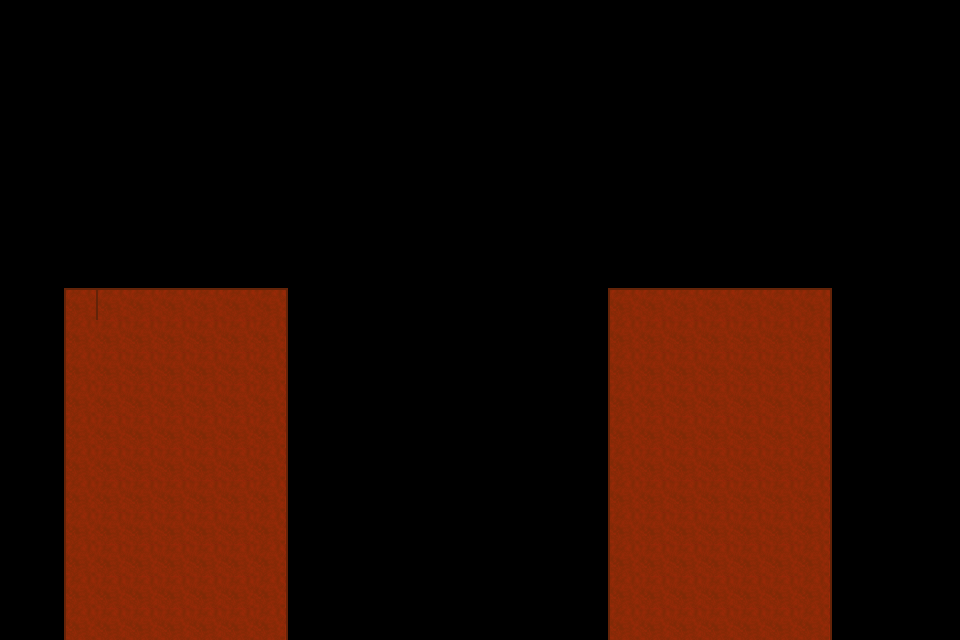

The image is a tile-based game level rendered from a .tmx file. Its description and complete source (layers, tilesets, objects, tile grids) follow:
An orthogonal 30x20 tile map with 32x32 px tiles, 1 tile layer (Ground), 1 hidden layer not drawn, 2 tilesets and 12 objects (4x spikePirahna, 3x Light, Lizard, SceneSwitch, Door, ...).

<map version="1.10" tiledversion="1.10.2" orientation="orthogonal" renderorder="right-down" width="30" height="20" tilewidth="32" tileheight="32" infinite="0" nextlayerid="4" nextobjectid="83">
 <editorsettings>
  <export target="../maps/IntroCutscene.tmj" format="json" />
 </editorsettings>
 <tileset firstgid="1" name="MarkingTile" tilewidth="32" tileheight="32" tilecount="1" columns="1">
  <image source="../sampleTile.png" width="32" height="32" />
  <tile id="0">
   <properties>
    <property name="collides" type="bool" value="true" />
   </properties>
  </tile>
 </tileset>
 <tileset firstgid="2" name="AquaTile" tilewidth="32" tileheight="32" tilecount="100" columns="10">
  <image source="../StaticImages/tilesheet.png" width="320" height="320" />
  <tile id="0">
   <properties>
    <property name="collides" type="bool" value="false" />
   </properties>
  </tile>
  <tile id="1">
   <properties>
    <property name="collides" type="bool" value="true" />
   </properties>
  </tile>
  <tile id="2">
   <properties>
    <property name="collides" type="bool" value="true" />
   </properties>
  </tile>
  <tile id="3">
   <properties>
    <property name="collides" type="bool" value="true" />
   </properties>
  </tile>
  <tile id="4">
   <properties>
    <property name="collides" type="bool" value="false" />
   </properties>
  </tile>
  <tile id="5">
   <properties>
    <property name="collides" type="bool" value="true" />
   </properties>
  </tile>
  <tile id="6">
   <properties>
    <property name="collides" type="bool" value="true" />
   </properties>
  </tile>
  <tile id="7">
   <properties>
    <property name="collides" type="bool" value="true" />
   </properties>
  </tile>
  <tile id="8">
   <properties>
    <property name="collides" type="bool" value="false" />
   </properties>
  </tile>
  <tile id="9">
   <properties>
    <property name="collides" type="bool" value="false" />
   </properties>
  </tile>
  <tile id="10">
   <properties>
    <property name="collides" type="bool" value="false" />
   </properties>
  </tile>
  <tile id="11">
   <properties>
    <property name="collides" type="bool" value="true" />
   </properties>
  </tile>
  <tile id="12">
   <properties>
    <property name="collides" type="bool" value="true" />
   </properties>
  </tile>
  <tile id="13">
   <properties>
    <property name="collides" type="bool" value="true" />
   </properties>
  </tile>
  <tile id="14">
   <properties>
    <property name="collides" type="bool" value="false" />
   </properties>
  </tile>
  <tile id="15">
   <properties>
    <property name="collides" type="bool" value="true" />
   </properties>
  </tile>
  <tile id="16">
   <properties>
    <property name="collides" type="bool" value="true" />
   </properties>
  </tile>
  <tile id="17">
   <properties>
    <property name="collides" type="bool" value="true" />
   </properties>
  </tile>
  <tile id="18">
   <properties>
    <property name="collides" type="bool" value="false" />
   </properties>
  </tile>
  <tile id="19">
   <properties>
    <property name="collides" type="bool" value="false" />
   </properties>
  </tile>
  <tile id="20">
   <properties>
    <property name="collides" type="bool" value="false" />
   </properties>
  </tile>
  <tile id="21">
   <properties>
    <property name="collides" type="bool" value="true" />
   </properties>
  </tile>
  <tile id="22">
   <properties>
    <property name="collides" type="bool" value="true" />
   </properties>
  </tile>
  <tile id="23">
   <properties>
    <property name="collides" type="bool" value="true" />
   </properties>
  </tile>
  <tile id="24">
   <properties>
    <property name="collides" type="bool" value="false" />
   </properties>
  </tile>
  <tile id="25">
   <properties>
    <property name="collides" type="bool" value="true" />
   </properties>
  </tile>
  <tile id="26">
   <properties>
    <property name="collides" type="bool" value="true" />
   </properties>
  </tile>
  <tile id="27">
   <properties>
    <property name="collides" type="bool" value="true" />
   </properties>
  </tile>
  <tile id="28">
   <properties>
    <property name="collides" type="bool" value="false" />
   </properties>
  </tile>
  <tile id="29">
   <properties>
    <property name="collides" type="bool" value="false" />
   </properties>
  </tile>
  <tile id="30">
   <properties>
    <property name="collides" type="bool" value="false" />
   </properties>
  </tile>
  <tile id="31">
   <properties>
    <property name="collides" type="bool" value="false" />
   </properties>
  </tile>
  <tile id="32">
   <properties>
    <property name="collides" type="bool" value="false" />
   </properties>
  </tile>
  <tile id="33">
   <properties>
    <property name="collides" type="bool" value="false" />
   </properties>
  </tile>
  <tile id="34">
   <properties>
    <property name="collides" type="bool" value="false" />
   </properties>
  </tile>
  <tile id="35">
   <properties>
    <property name="collides" type="bool" value="false" />
   </properties>
  </tile>
  <tile id="36">
   <properties>
    <property name="collides" type="bool" value="false" />
   </properties>
  </tile>
  <tile id="37">
   <properties>
    <property name="collides" type="bool" value="false" />
   </properties>
  </tile>
  <tile id="38">
   <properties>
    <property name="collides" type="bool" value="false" />
   </properties>
  </tile>
  <tile id="39">
   <properties>
    <property name="collides" type="bool" value="false" />
   </properties>
  </tile>
  <tile id="40">
   <properties>
    <property name="collides" type="bool" value="false" />
   </properties>
  </tile>
  <tile id="41">
   <properties>
    <property name="collides" type="bool" value="true" />
   </properties>
  </tile>
  <tile id="42">
   <properties>
    <property name="collides" type="bool" value="true" />
   </properties>
  </tile>
  <tile id="43">
   <properties>
    <property name="collides" type="bool" value="true" />
   </properties>
  </tile>
  <tile id="44">
   <properties>
    <property name="collides" type="bool" value="false" />
   </properties>
  </tile>
  <tile id="45">
   <properties>
    <property name="collides" type="bool" value="false" />
   </properties>
  </tile>
  <tile id="46">
   <properties>
    <property name="collides" type="bool" value="false" />
   </properties>
  </tile>
  <tile id="47">
   <properties>
    <property name="collides" type="bool" value="false" />
   </properties>
  </tile>
  <tile id="48">
   <properties>
    <property name="collides" type="bool" value="false" />
   </properties>
  </tile>
  <tile id="49">
   <properties>
    <property name="collides" type="bool" value="false" />
   </properties>
  </tile>
  <tile id="50">
   <properties>
    <property name="collides" type="bool" value="false" />
   </properties>
  </tile>
  <tile id="51">
   <properties>
    <property name="collides" type="bool" value="true" />
   </properties>
  </tile>
  <tile id="52">
   <properties>
    <property name="collides" type="bool" value="true" />
   </properties>
  </tile>
  <tile id="53">
   <properties>
    <property name="collides" type="bool" value="true" />
   </properties>
  </tile>
  <tile id="54">
   <properties>
    <property name="collides" type="bool" value="false" />
   </properties>
  </tile>
  <tile id="55">
   <properties>
    <property name="collides" type="bool" value="false" />
   </properties>
  </tile>
  <tile id="56">
   <properties>
    <property name="collides" type="bool" value="false" />
   </properties>
  </tile>
  <tile id="57">
   <properties>
    <property name="collides" type="bool" value="false" />
   </properties>
  </tile>
  <tile id="58">
   <properties>
    <property name="collides" type="bool" value="false" />
   </properties>
  </tile>
  <tile id="59">
   <properties>
    <property name="collides" type="bool" value="false" />
   </properties>
  </tile>
  <tile id="60">
   <properties>
    <property name="collides" type="bool" value="false" />
   </properties>
  </tile>
  <tile id="61">
   <properties>
    <property name="collides" type="bool" value="true" />
   </properties>
  </tile>
  <tile id="62">
   <properties>
    <property name="collides" type="bool" value="true" />
   </properties>
  </tile>
  <tile id="63">
   <properties>
    <property name="collides" type="bool" value="true" />
   </properties>
  </tile>
  <tile id="64">
   <properties>
    <property name="collides" type="bool" value="false" />
   </properties>
  </tile>
  <tile id="65">
   <properties>
    <property name="collides" type="bool" value="false" />
   </properties>
  </tile>
  <tile id="66">
   <properties>
    <property name="collides" type="bool" value="false" />
   </properties>
  </tile>
  <tile id="67">
   <properties>
    <property name="collides" type="bool" value="false" />
   </properties>
  </tile>
  <tile id="68">
   <properties>
    <property name="collides" type="bool" value="false" />
   </properties>
  </tile>
  <tile id="69">
   <properties>
    <property name="collides" type="bool" value="false" />
   </properties>
  </tile>
  <tile id="70">
   <properties>
    <property name="collides" type="bool" value="false" />
   </properties>
  </tile>
  <tile id="71">
   <properties>
    <property name="collides" type="bool" value="false" />
   </properties>
  </tile>
  <tile id="72">
   <properties>
    <property name="collides" type="bool" value="false" />
   </properties>
  </tile>
  <tile id="73">
   <properties>
    <property name="collides" type="bool" value="false" />
   </properties>
  </tile>
  <tile id="74">
   <properties>
    <property name="collides" type="bool" value="false" />
   </properties>
  </tile>
  <tile id="75">
   <properties>
    <property name="collides" type="bool" value="false" />
   </properties>
  </tile>
  <tile id="76">
   <properties>
    <property name="collides" type="bool" value="false" />
   </properties>
  </tile>
  <tile id="77">
   <properties>
    <property name="collides" type="bool" value="false" />
   </properties>
  </tile>
  <tile id="78">
   <properties>
    <property name="collides" type="bool" value="false" />
   </properties>
  </tile>
  <tile id="79">
   <properties>
    <property name="collides" type="bool" value="false" />
   </properties>
  </tile>
  <tile id="80">
   <properties>
    <property name="collides" type="bool" value="false" />
   </properties>
  </tile>
  <tile id="81">
   <properties>
    <property name="collides" type="bool" value="false" />
   </properties>
  </tile>
  <tile id="82">
   <properties>
    <property name="collides" type="bool" value="false" />
   </properties>
  </tile>
  <tile id="83">
   <properties>
    <property name="collides" type="bool" value="false" />
   </properties>
  </tile>
  <tile id="84">
   <properties>
    <property name="collides" type="bool" value="false" />
   </properties>
  </tile>
  <tile id="85">
   <properties>
    <property name="collides" type="bool" value="false" />
   </properties>
  </tile>
  <tile id="86">
   <properties>
    <property name="collides" type="bool" value="false" />
   </properties>
  </tile>
  <tile id="87">
   <properties>
    <property name="collides" type="bool" value="false" />
   </properties>
  </tile>
  <tile id="88">
   <properties>
    <property name="collides" type="bool" value="false" />
   </properties>
  </tile>
  <tile id="89">
   <properties>
    <property name="collides" type="bool" value="false" />
   </properties>
  </tile>
  <tile id="90">
   <properties>
    <property name="collides" type="bool" value="false" />
   </properties>
  </tile>
  <tile id="91">
   <properties>
    <property name="collides" type="bool" value="false" />
   </properties>
  </tile>
  <tile id="92">
   <properties>
    <property name="collides" type="bool" value="false" />
   </properties>
  </tile>
  <tile id="93">
   <properties>
    <property name="collides" type="bool" value="false" />
   </properties>
  </tile>
  <tile id="94">
   <properties>
    <property name="collides" type="bool" value="false" />
   </properties>
  </tile>
  <tile id="95">
   <properties>
    <property name="collides" type="bool" value="false" />
   </properties>
  </tile>
  <tile id="96">
   <properties>
    <property name="collides" type="bool" value="false" />
   </properties>
  </tile>
  <tile id="97">
   <properties>
    <property name="collides" type="bool" value="false" />
   </properties>
  </tile>
  <tile id="98">
   <properties>
    <property name="collides" type="bool" value="false" />
   </properties>
  </tile>
  <tile id="99">
   <properties>
    <property name="collides" type="bool" value="false" />
   </properties>
  </tile>
 </tileset>
 <layer id="1" name="Blocking" width="30" height="20" visible="0">
  <data encoding="csv">
1,1,1,1,1,1,1,1,1,1,1,1,1,1,1,1,1,1,1,1,1,1,1,1,1,1,1,1,1,1,
1,1,1,1,1,1,1,1,1,1,1,1,1,1,1,1,1,1,1,1,1,1,1,1,1,0,0,0,0,0,
1,0,0,1,1,1,1,1,1,1,1,1,1,1,1,1,1,1,1,1,1,1,1,0,0,0,0,0,0,0,
1,0,0,0,0,0,0,0,0,0,0,0,0,0,0,0,0,0,0,0,0,0,0,0,0,0,0,0,0,0,
1,0,0,0,0,0,0,0,0,0,0,0,0,0,0,0,0,0,0,0,0,0,0,0,0,0,0,0,0,0,
1,0,0,0,0,0,0,0,0,0,0,0,0,0,0,0,0,0,0,0,0,0,0,0,0,0,0,0,0,0,
1,1,1,1,1,1,1,1,1,1,1,1,1,1,1,1,1,1,1,1,1,1,1,1,1,1,1,1,1,1,
1,1,1,1,1,1,1,1,1,0,1,1,1,0,0,0,0,0,0,0,0,0,0,0,0,0,0,0,0,0,
1,1,1,1,1,1,1,1,0,0,0,1,0,0,0,0,0,0,0,0,0,0,0,0,0,0,0,0,0,0,
1,0,0,0,0,0,0,0,0,0,0,1,0,0,0,0,0,0,0,0,0,0,0,0,0,0,0,0,0,0,
1,0,0,0,0,0,0,0,0,0,0,1,0,0,0,0,0,0,0,0,1,0,0,0,0,0,0,0,0,0,
1,0,0,0,0,0,0,0,0,0,0,1,0,0,0,0,0,0,0,0,1,0,0,0,1,1,1,1,1,1,
1,0,0,0,0,0,0,0,0,0,0,1,0,0,0,0,0,0,0,0,1,0,0,0,0,0,1,1,1,1,
1,0,0,0,0,0,0,0,0,0,0,0,0,0,0,0,0,0,0,0,1,0,0,0,1,1,1,1,1,1,
1,0,0,0,0,0,0,0,0,0,0,0,0,0,0,0,0,0,0,0,1,1,1,1,1,1,1,1,1,1,
1,0,0,0,0,0,0,0,0,0,0,0,0,0,0,0,0,0,0,0,1,1,1,1,1,1,1,1,1,1,
0,0,0,0,0,0,0,0,0,0,0,0,0,0,0,0,0,0,0,0,1,1,1,1,1,1,1,1,1,1,
1,1,1,1,1,1,1,1,1,1,1,1,1,1,1,1,1,1,1,1,1,1,1,1,1,1,1,1,1,1,
1,1,1,1,1,1,1,1,1,1,1,1,1,1,1,1,1,1,1,1,1,1,1,1,1,1,1,1,1,1,
1,1,1,1,1,1,1,1,1,1,1,1,1,1,1,1,1,1,1,1,1,1,1,1,1,1,1,1,1,1
</data>
 </layer>
 <layer id="3" name="Ground" width="30" height="20">
  <data encoding="csv">
0,0,0,0,0,0,0,0,0,0,0,0,0,0,0,0,0,0,0,0,0,0,0,0,0,0,0,0,0,0,
0,0,0,0,0,0,0,0,0,0,0,0,0,0,0,0,0,0,0,0,0,0,0,0,0,0,0,0,0,0,
0,0,0,0,0,0,0,0,0,0,0,0,0,0,0,0,0,0,0,0,0,0,0,0,0,0,0,0,0,0,
0,0,0,0,0,0,0,0,0,0,0,0,0,0,0,0,0,0,0,0,0,0,0,0,0,0,0,0,0,0,
0,0,0,0,0,0,0,0,0,0,0,0,0,0,0,0,0,0,0,0,0,0,0,0,0,0,0,12,0,0,
0,0,0,0,0,0,0,0,0,0,0,0,0,0,0,0,0,0,0,0,0,0,0,0,0,0,0,12,0,0,
0,0,0,0,0,0,0,0,0,0,0,0,0,0,0,0,0,0,0,0,0,0,0,0,0,0,0,0,0,0,
0,0,0,0,0,0,0,0,0,0,0,0,0,0,0,0,0,0,0,0,0,0,0,0,0,0,0,0,0,0,
0,0,0,0,0,0,0,0,0,0,0,0,0,0,0,0,0,0,0,0,0,0,0,0,0,0,0,0,0,0,
0,0,7,7,8,8,8,8,9,0,0,0,0,0,0,0,0,0,0,7,8,8,8,8,8,9,0,0,0,0,
0,0,17,18,18,18,18,18,19,0,0,0,0,0,0,0,0,0,0,17,18,18,18,18,18,19,0,0,0,0,
0,0,17,18,18,18,18,18,19,0,0,0,0,0,0,0,0,0,0,17,18,18,18,18,18,19,0,0,0,0,
0,0,17,18,18,18,18,18,19,0,0,0,0,0,0,0,0,0,0,17,18,18,18,18,18,19,0,0,0,0,
0,0,17,18,18,18,18,18,19,0,0,0,0,0,0,0,0,0,0,17,18,18,18,18,18,19,0,0,0,0,
0,0,17,18,18,18,18,18,19,0,0,0,0,0,0,0,0,0,0,17,18,18,18,18,18,19,0,0,0,0,
0,0,17,18,18,18,18,18,19,0,0,0,0,0,0,0,0,0,0,17,18,18,18,18,18,19,0,0,0,0,
0,0,17,18,18,18,18,18,19,0,0,0,0,0,0,0,0,0,0,17,18,18,18,18,18,19,0,0,0,0,
0,0,17,18,18,18,18,18,19,0,0,0,0,0,0,0,0,0,0,17,18,18,18,18,18,19,0,0,0,0,
0,0,17,18,18,18,18,18,19,0,0,0,0,0,0,0,0,0,0,17,18,18,18,18,18,19,0,0,0,0,
0,0,17,18,18,18,18,18,19,0,0,0,0,0,0,0,0,0,0,17,18,18,18,18,18,19,0,0,0,0
</data>
 </layer>
 <objectgroup id="2" name="ObjectLayer" visible="0">
  <properties>
   <property name="Level" value="Level2" />
  </properties>
  <object id="41" name="Lizard" x="70.4243" y="539.394">
   <point />
  </object>
  <object id="42" name="SceneSwitch" x="138.788" y="632.182">
   <properties>
    <property name="Level" value="Level3" />
   </properties>
   <point />
  </object>
  <object id="63" name="Light" x="145.333" y="694.667">
   <properties>
    <property name="intensity" type="int" value="5" />
    <property name="radius" type="int" value="600" />
   </properties>
   <point />
  </object>
  <object id="64" name="Light" x="372" y="409.333">
   <properties>
    <property name="intensity" type="int" value="3" />
    <property name="radius" type="int" value="600" />
   </properties>
   <point />
  </object>
  <object id="65" name="Door" x="128" y="544">
   <properties>
    <property name="Lever" type="object" value="66" />
    <property name="rotation" type="int" value="90" />
   </properties>
   <point />
  </object>
  <object id="66" name="Lever" x="528.667" y="45.3333">
   <properties>
    <property name="rotation" type="object" value="180" />
   </properties>
   <point />
  </object>
  <object id="76" name="spikePirahna" x="590.667" y="241.333">
   <properties>
    <property name="rotation" type="int" value="0" />
   </properties>
   <point />
  </object>
  <object id="78" name="spikePirahna" x="321.333" y="433.333">
   <properties>
    <property name="rotation" type="int" value="-90" />
   </properties>
   <point />
  </object>
  <object id="79" name="spikePirahna" x="537.333" y="270.667">
   <properties>
    <property name="rotation" type="int" value="90" />
   </properties>
   <point />
  </object>
  <object id="80" name="spikePirahna" x="277.334" y="248">
   <properties>
    <property name="rotation" type="int" value="0" />
   </properties>
   <point />
  </object>
  <object id="81" name="Light" x="530.667" y="21.3333">
   <properties>
    <property name="intensity" type="int" value="8" />
    <property name="radius" type="int" value="600" />
   </properties>
   <point />
  </object>
  <object id="82" name="Urchin" x="774.667" y="444.667">
   <point />
  </object>
 </objectgroup>
</map>
